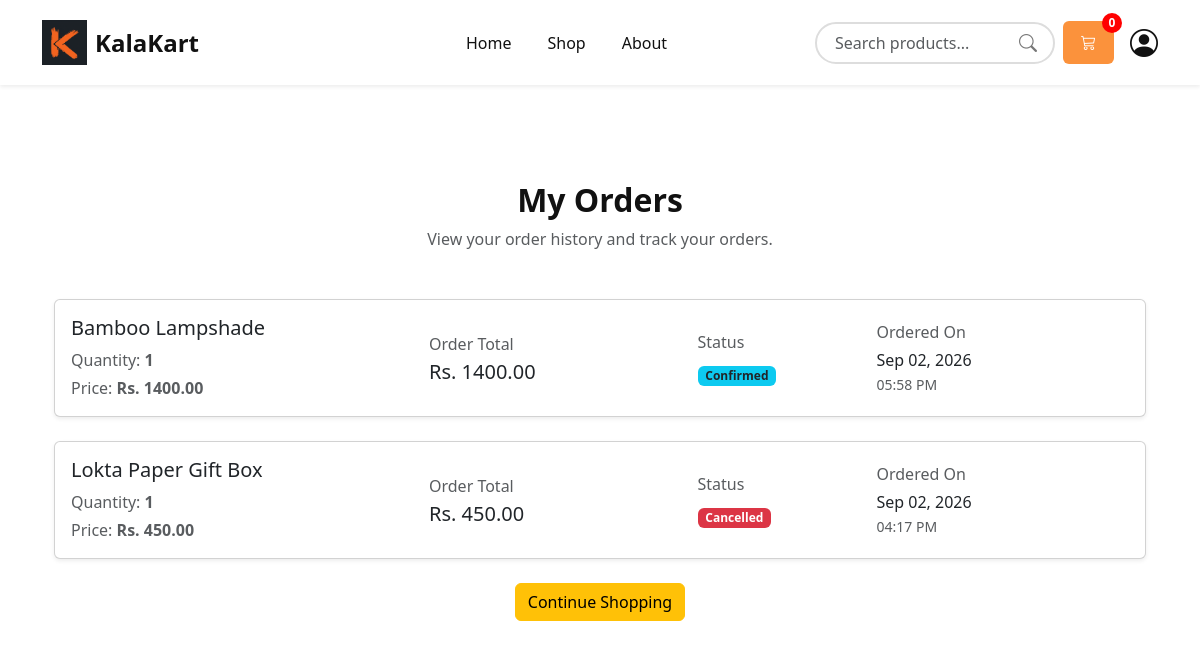
Before: /orders/my-orders/ (signed in) with the older database file.
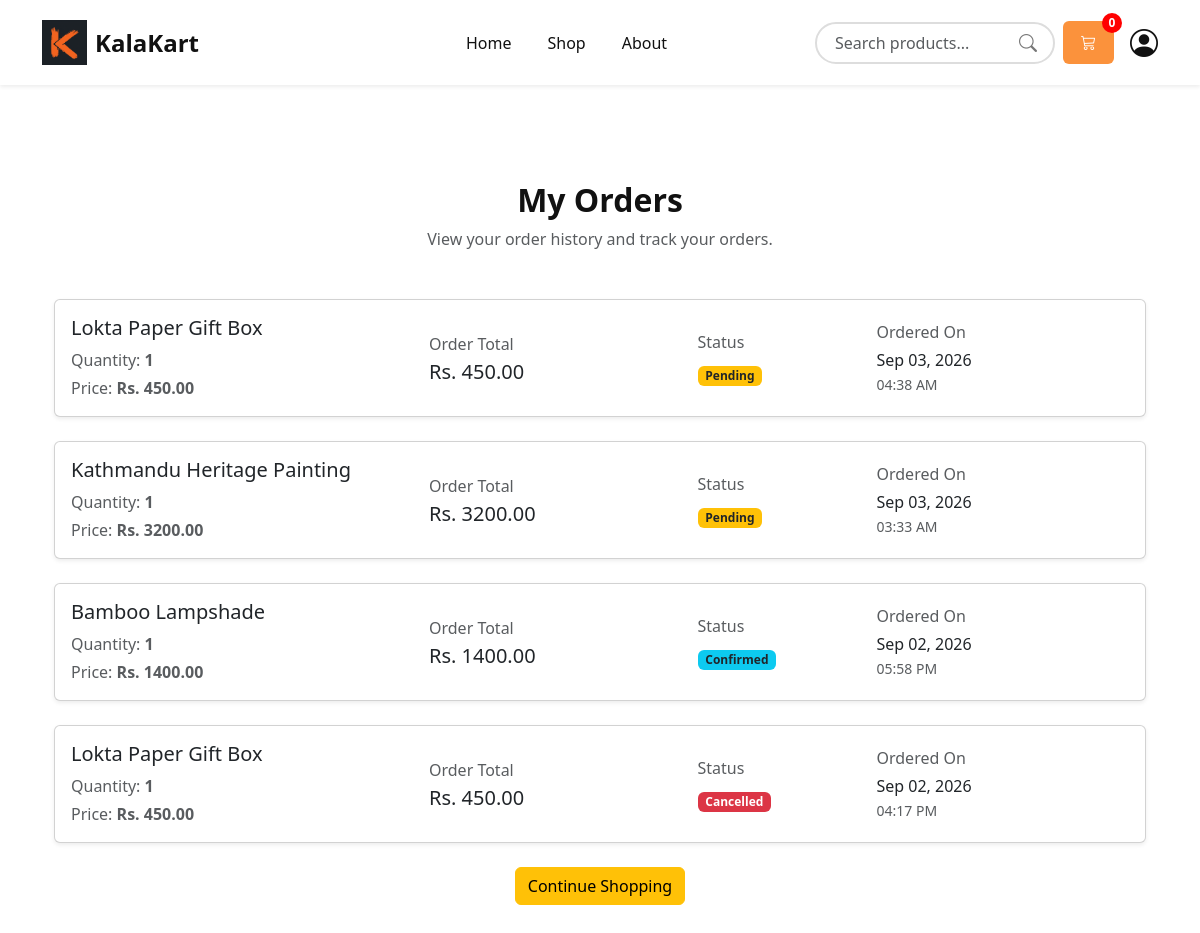
After: the same page with the newer database file.
### orders/models.py (models this page shows, shortened)
class Order(models.Model):
    STATUS_CHOICES = (
        ('pending', 'Pending'),
        ('confirmed', 'Confirmed'),
        ('shipped', 'Shipped'),
        ('delivered', 'Delivered'),
        ('cancelled', 'Cancelled'),
    )
    user = models.ForeignKey(
        settings.AUTH_USER_MODEL,
        on_delete=models.CASCADE
    )
    product = models.ForeignKey(
        Product,
        on_delete=models.CASCADE
    )
    quantity = models.PositiveIntegerField(default=1)
    price = models.DecimalField(
        max_digits=10,
        decimal_places=2
    )
    total_price = models.DecimalField(
        max_digits=10,
        decimal_places=2
    )
    status = models.CharField(
        max_length=20,
        choices=STATUS_CHOICES,
        default='pending'
    )
    created_at = models.DateTimeField(
        auto_now_add=True
    )

### products/models.py (models this page shows, shortened)
class Product(models.Model):
    CATEGORY_CHOICES = (
        ('Painting', 'Painting'),
        ('Handicraft', 'Handicraft'),
        ('Jewelry', 'Jewelry'),
        ('Pottery', 'Pottery'),
        ('Wooden Art', 'Wooden Art'),
        ('Traditional Wear', 'Traditional Wear'),
    )
    seller = models.ForeignKey(
        CustomUser,
        on_delete=models.CASCADE
    )
    name = models.CharField(max_length=200)
    category = models.CharField(
        max_length=50,
        choices=CATEGORY_CHOICES
    )
    description = models.TextField()
    price = models.DecimalField(
        max_digits=10,
        decimal_places=2
    )
    stock = models.PositiveIntegerField()
    image = models.ImageField(
        upload_to='products/'
    )
    created_at = models.DateTimeField(auto_now_add=True)

### orders/views.py (the view)
@login_required
def MyOrdersView(request):
    orders = Order.objects.filter(
        user=request.user
    ).order_by("-created_at")
    context = {
        "orders": orders,
    }
    return render(
        request,
        "orders/my_orders.html",
        context
    )

### base_app/context_processors.py (called while the page is built)
def cart_count(request):
    if request.user.is_authenticated:
        items = Cart.objects.filter(user=request.user)
        count = sum(item.quantity for item in items)
    else:
        count = 0
    return {
        "cart_count": count
    }

### Template/orders/my_orders.html (shortened to what this page needs)
{% extends 'base.html' %}
{% block content %}
<section class="container py-5">
    <div class="text-center mb-5">
        <h2 class="fw-bold">
            My Orders
        </h2>
        <p class="text-muted">
            View your order history and track your orders.
        </p>
    </div>
    {% if orders %}
        {% for order in orders %}
        <div class="card shadow-sm mb-4">
            <div class="card-body">
                <div class="row align-items-center g-3">
                    <div class="col-md-4">
                        <h5 class="mb-2">
                            {{ order.product.name }}
                        </h5>
                        <p class="mb-1 text-muted">
                            Quantity:
                            <strong>{{ order.quantity }}</strong>
                        </p>
                        <p class="mb-0 text-muted">
                            Price:
                            <strong>Rs. {{ order.price|floatformat:2 }}</strong>
                        </p>
                    </div>
                    <div class="col-md-3">
                        <p class="mb-1 text-muted">
                            Order Total
                        </p>
                        <h5 class="mb-0">
                            Rs. {{ order.total_price|floatformat:2 }}
                        </h5>
                    </div>
                    <div class="col-md-2">
                        <p class="mb-2 text-muted">
                            Status
                        </p>
                        {% if order.status == "pending" %}
                            <span class="badge bg-warning text-dark">
                                Pending
                            </span>
                        {% elif order.status == "confirmed" %}
                            <span class="badge bg-info text-dark">
                                Confirmed
                            </span>
                        {% elif order.status == "shipped" %}
                            <span class="badge bg-primary">
                                Shipped
                            </span>
                        {% elif order.status == "delivered" %}
                            <span class="badge bg-success">
                                Delivered
                            </span>
                        {% elif order.status == "cancelled" %}
                            <span class="badge bg-danger">
                                Cancelled
                            </span>
                        {% else %}
                            <span class="badge bg-secondary">
                                {{ order.status|title }}
                            </span>
                        {% endif %}
                    </div>
                    <div class="col-md-3">
                        <p class="mb-1 text-muted">
                            Ordered On
                        </p>
                        <p class="mb-0">
                            {{ order.created_at|date:"M d, Y" }}
                        </p>
                        <small class="text-muted">
                            {{ order.created_at|date:"h:i A" }}
                        </small>
                    </div>
                </div>
            </div>
        </div>
        {% endfor %}
        <div class="text-center mt-4">
            <a
                href="{% url 'shop' %}"
                class="btn btn-warning"
            >
                Continue Shopping
            </a>
        </div>
    {% endif %}
</section>
{% endblock %}

Changed rows visible on the page:
added Order: product.name "Lokta Paper Gift Box", quantity "1", price "450.00", total_price "450.00", status "Pending", created_at "Sep 03, 2026", created_at "04:38 AM"
added Order: product.name "Kathmandu Heritage Painting", quantity "1", price "3200.00", total_price "3200.00", status "Pending", created_at "Sep 03, 2026", created_at "03:33 AM"
